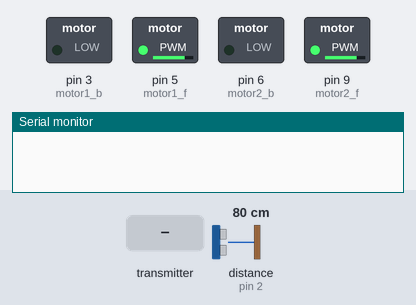
Recording of a sketch running on a simulated Arduino Uno, built with avr-gcc and run on an emulated ATmega328P. Parts: switched loads named in the sketch (green lamp = pin HIGH), the last lines printed to the serial monitor. The test bench sets the inputs (shaded band); at power-on: distance to the obstacle (sensor on pin 2) 80 cm. The echo pulse lasts 58.3 µs per cm; no radio packets arrive unless stated.

Above: at 1.2 s.
1.3 s: distance to the obstacle (sensor on pin 2) set to 11 cm
2.8 s: distance to the obstacle (sensor on pin 2) set to 8 cm
At 3.4 s:
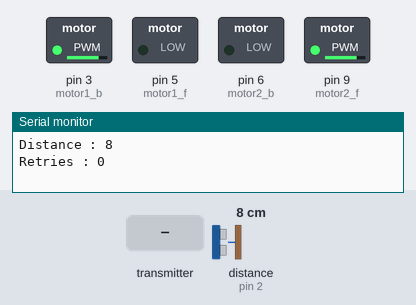
5.8 s: the transmitter starts sending x = 0
At 6.7 s:
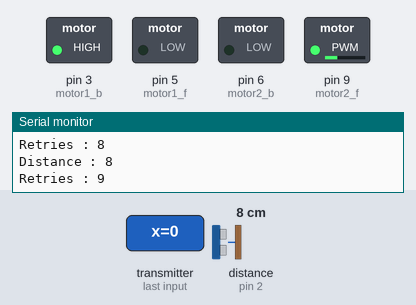
7.3 s: the transmitter starts sending y = 0
At 7.9 s:
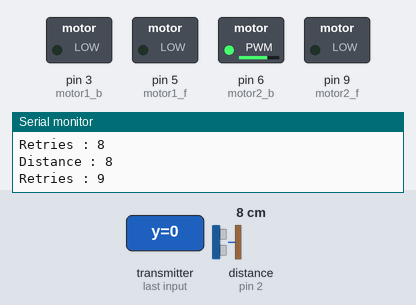
8.8 s: the transmitter starts sending x = 256
At 10.0 s:
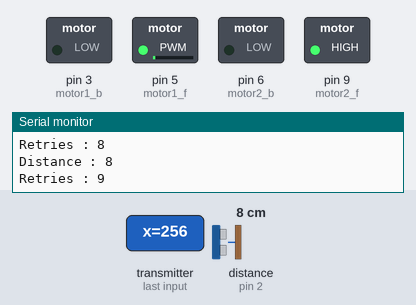
10.3 s: the transmitter starts sending y = 512
At 11.3 s:
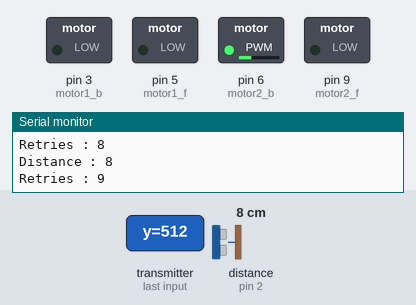
Timing chart, 0 to 12.8 s (numbered marks = the images above; inputs shaded):
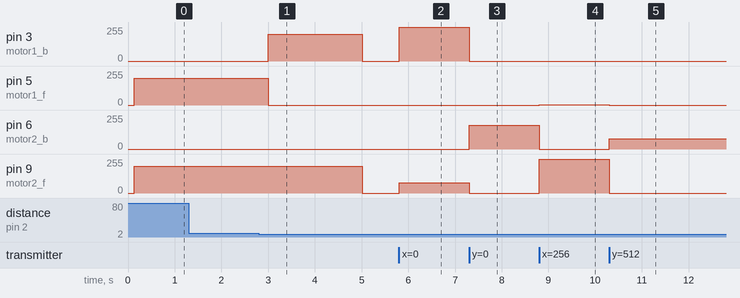

Measured:
- the behaviour switches between 10 and 9 cm on distance to the obstacle (sensor on pin 2) (found by bisection; images 0 and 1)
- after the input at 1.3 s, every drawn part: stays the same
- after the input at 2.8 s, pin 3 (motor1_b): 0/255 → 200/255 after 0.20 s, → 0/255 2.0 s later; pin 5 (motor1_f): 200/255 → 0/255 after 0.20 s; pin 9 (motor2_f): 200/255 → 0/255 after 2.2 s
- after the input at 5.8 s, pin 3 (motor1_b): 0/255 → 255/255 at once; pin 9 (motor2_f): 0/255 → 77/255 at once
- after the input at 7.3 s, pin 3 (motor1_b): 255/255 → 0/255 at once; pin 6 (motor2_b): 0/255 → 179/255 at once; pin 9 (motor2_f): 77/255 → 0/255 at once
- after the input at 8.8 s, pin 5 (motor1_f): 0/255 → 1/255 at once; pin 6 (motor2_b): 179/255 → 0/255 at once; pin 9 (motor2_f): 0/255 → 255/255 at once
- after the input at 10.3 s, pin 5 (motor1_f): 1/255 → 0/255 at once; pin 6 (motor2_b): 0/255 → 77/255 at once; pin 9 (motor2_f): 255/255 → 0/255 at once

The sketch:

smarsReceiverWithStateMachine.ino
```cpp
#include <SPI.h>
#include "nRF24L01.h"
#include "RF24.h"
#include "printf.h"
#include <NewPing.h>

// Hardware configuration: Set up nRF24L01 radio on SPI bus plus pins 7 & 8
RF24 radio(7, 8);
#define xAxisValue 0
#define yAxisValue 0
#define motor1_b 3
#define motor1_f 5
#define motor2_b 6
#define motor2_f 9

#define TRIGGER_PIN  4  // Arduino pin tied to trigger pin on the ultrasonic sensor.
#define ECHO_PIN     2  // Arduino pin tied to echo pin on the ultrasonic sensor.
#define MAX_DISTANCE 80 // Maximum distance we want to ping for (in centimeters). Maximum sensor distance is rated at 400-500cm.
NewPing sonar(TRIGGER_PIN, ECHO_PIN, MAX_DISTANCE); // NewPing setup of pins and maximum distance.

enum state_of_robot {AUTO,STOPPED,MANUAL};
enum move_state {FWD,BCK,NONE};

uint8_t move_position = STOPPED;
uint8_t state = AUTO;

int left_speed[2]  = {0,0};
int right_speed[2] = {0,0};

struct Payload
{
  int x = 130;
  int y = 130;
  bool autoMove = false;
} payload;

//struct TelemetryPayload
//{
//  int distance = 0;
//} telemetryPayload;

// Topology
const uint64_t pipes[2] = { 0xABCDABCD71LL, 0x544d52687CLL };              // Radio pipe addresses for the 2 nodes to communicate.

void setup() {
  Serial.begin(9600);
  printf_begin();
  // Setup and configure rf radio

  radio.begin();
  radio.setAutoAck(1);                    // Ensure autoACK is enabled
  radio.enableAckPayload();               // Allow optional ack payloads
  radio.setRetries(0, 15);                // Smallest time between retries, max no. of retries
  radio.setPayloadSize(sizeof(payload));
  radio.openWritingPipe(pipes[1]);
  radio.openReadingPipe(1, pipes[0]);
  radio.startListening();                 // Start listening
  pinMode(motor1_f, OUTPUT);
  pinMode(motor1_b, OUTPUT);
  pinMode(motor2_f, OUTPUT);
  pinMode(motor2_b, OUTPUT);
  analogWrite(motor1_f, left_speed[0]);
  analogWrite(motor1_b, left_speed[1]);
  analogWrite(motor2_f, right_speed[0]);
  analogWrite(motor2_b, right_speed[1]);
}

void loop(void)
{
  byte pipeNo;

  while ( radio.available(&pipeNo)) {
    radio.read( &payload, sizeof(payload));
    radio.writeAckPayload(pipeNo, &payload, sizeof(payload) );
  }
  calculateMove();
  executeMove();
}

int calcDistance()
{
  return sonar.ping_cm();
}

void calculateMove()
{
  int move_difference = 0;
  bool turn_left=false;

  //Calculate main speed
  if (payload.x > 135)
  {
    left_speed[0]= map(payload.x, 136, 255, 100, 255);
    left_speed[1]= 0;
    right_speed[0]= map(payload.x, 136, 255, 100, 255);
    right_speed[1]= 0;
    move_position = FWD;
  }
  else if (payload.x <115)
  {
    left_speed[1]= map(payload.x, 114, 0, 100, 255);
    left_speed[0]= 0;
    right_speed[1]= map(payload.x, 136, 255, 100, 255);
    right_speed[0]= 0;
    move_position=BCK;
  }
  else
  {
    left_speed[0]= 0;
    left_speed[1]= 0;
    right_speed[0]= 0;
    right_speed[1]= 0;
    move_position=NONE;
  }

  //Calculate difference
  if (payload.y > 135)
  {
    move_difference = map(payload.y, 136, 255, 100, 255);
  }
  else if (payload.y <115)
  {
    move_difference = map(payload.y, 114, 0, 100, 255);
    turn_left=true;
  }

  switch (move_position)
  {
    case FWD:
      if (turn_left)
      {
        if (left_speed[0] - move_difference < 0)
        {
          left_speed[1]= move_difference - left_speed[0];
          left_speed[0]= 0;
        }
        else
        {
          left_speed[0]= left_speed[0] - move_difference ;
        }
      }
      else
      {
        if (right_speed[0] - move_difference < 0)
        {
          right_speed[1]= move_difference - right_speed[0];
          right_speed[0]= 0;
        }
        else
        {
          right_speed[0]= right_speed[0] - move_difference ;
        }
      }
      break;
    case BCK:
      if (turn_left)
      {
        if (left_speed[1] - move_difference < 0)
        {
          left_speed[0]= move_difference - left_speed[1];
          left_speed[1]= 0;
        }
        else
        {
          left_speed[1]= left_speed[1] - move_difference ;
        }
      }
      else
      {
        if (right_speed[1] - move_difference < 0)
        {
          right_speed[0]= move_difference - right_speed[1];
          right_speed[1]= 0;
        }
        else
        {
          right_speed[1]= right_speed[1] - move_difference ;
        }
      }
      break;
    case NONE:
      if (turn_left)
      {
        left_speed[1] = move_difference;
        left_speed[0] = 0;
        right_speed[1] = 0;
        right_speed[0] = move_difference;
      }
      else
      {
        left_speed[0] = move_difference;
        left_speed[1] = 0;
        right_speed[0] = 0;
        right_speed[1] = move_difference;
      }
  }
}

void executeMove()
{
  if (state == AUTO)
  {
    if (payload.autoMove)
    {
      state = MANUAL;
    }
    else
    {
      adjustMove();
    }
  }
  if (state == MANUAL)
  {
    analogWrite(motor1_f, left_speed[0]);
    analogWrite(motor1_b, left_speed[1]);
    analogWrite(motor2_f, right_speed[0]);
    analogWrite(motor2_b, right_speed[1]);
  }
}


void adjustMove()
{
  int dist = sonar.convert_cm(sonar.ping_median(5));
  int retries=0;
  while (dist < 10 && retries<10)
  {
    analogWrite(motor1_f, 0);
    analogWrite(motor1_b, 200);
    analogWrite(motor2_f, 200);
    analogWrite(motor2_b, 0);
    delay(200);
    dist = calcDistance();
    Serial.print("Distance : ");
    Serial.println(dist);
    Serial.print("Retries : ");
    Serial.println(retries);
    retries++;
  }
  if (retries == 10)
  {
    analogWrite(motor1_f, 0);
    analogWrite(motor1_b, 0);
    analogWrite(motor2_f, 0);
    analogWrite(motor2_b, 0);
    state=MANUAL;
    move_position=NONE;
  }
  else
  {
    analogWrite(motor1_f, 200);
    analogWrite(motor1_b, 0);
    analogWrite(motor2_f, 200);
    analogWrite(motor2_b, 0);
  }
}
```
